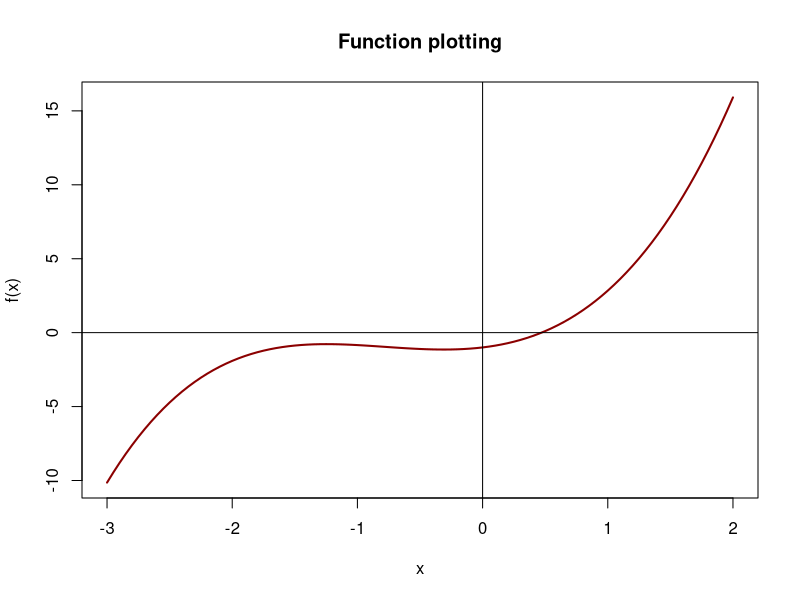

The R script that drew this image:
# Here's how you write a function of your own
# A function's graph is a pair (x, f(x))

#########################
# Simple polynomial
funx <- function(x) {
  return (x^3 + 2*x^2 + sin(x) - 1)
}

# x coordinate for the pair
xvals <- seq(-3, 2, by=0.05)

# Plot the function
plot(xvals, funx(xvals),
     main="Function plotting",
     type="l", lwd=2, 
     col="darkred",
     xlab="x", ylab="f(x)")

# Axes
abline(v=0)
abline(h=0)